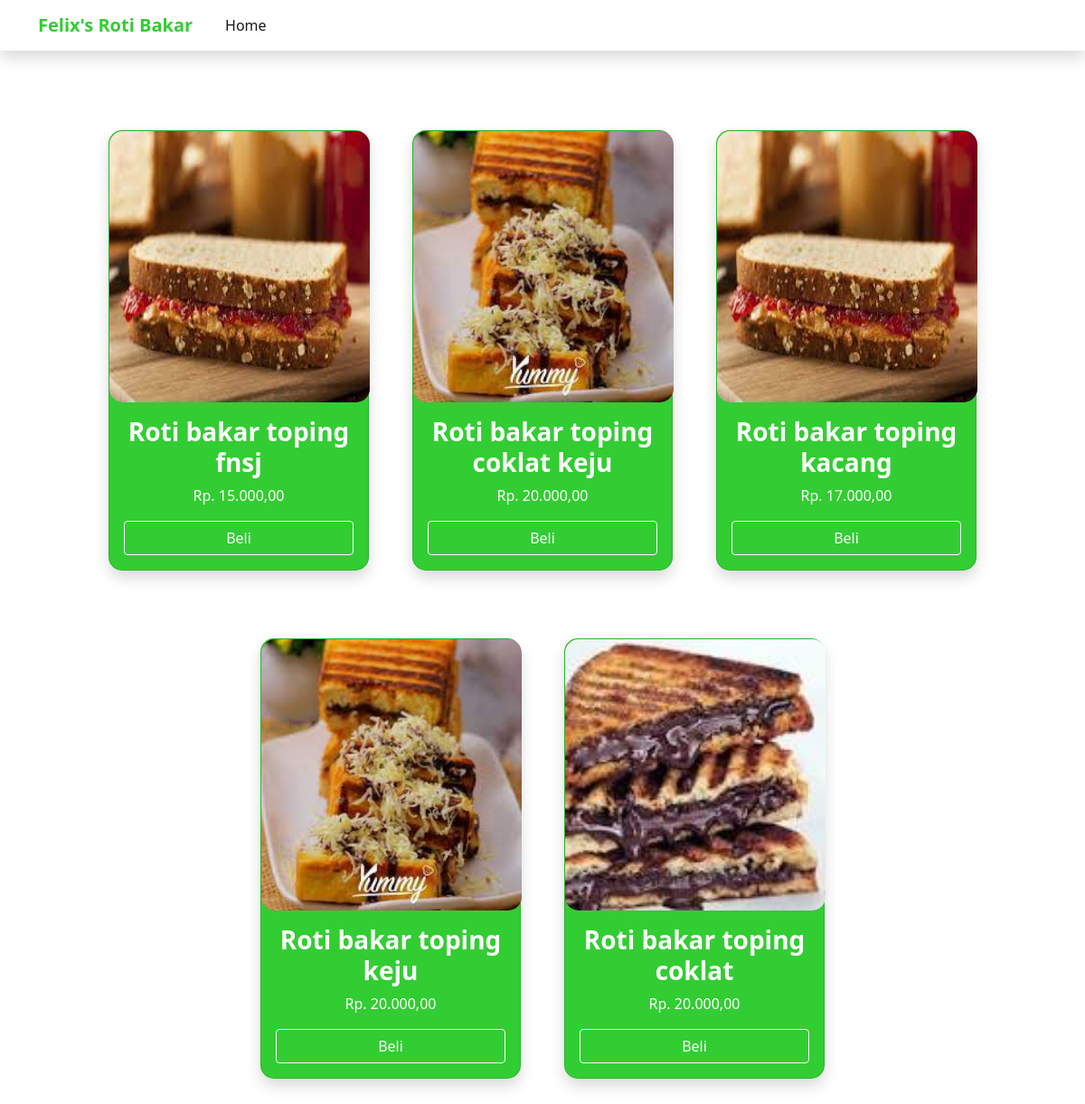
The page / on the database its author committed.
### tables this page shows
CREATE TABLE `menu` (
  `id_menu` int(11) NOT NULL,
  `nama` varchar(30) NOT NULL,
  `foto` varchar(100) NOT NULL,
  `deskripsi` text NOT NULL,
  `harga` varchar(11) NOT NULL
);

### conn.php (called while the page is built, shortened)
<?php
$conn = mysqli_connect("localhost","root", "", "felix")
        or die ('gagal terkoneksi ke database');
function query ($query) {
    global $conn;
    $result = mysqli_query($conn,$query);
    $rows = [];
    while ( $row = mysqli_fetch_assoc($result) ) {
        $rows[] = $row;
    }
    return $rows;
}
?>

### index.php (the view, shortened to what this page needs)
<?php
require 'conn.php';
$menu = query("SELECT * FROM menu ORDER BY id_menu DESC");
?>
<!DOCTYPE html>
<html lang="en">
<head>
    <link rel="stylesheet" href="css/bootstrap.css">
</head>
<body>
    <nav class="navbar navbar-expand-lg navbar-light bg-white fixed-top shadow">
        <div class="container ">
            <a class="navbar-brand " style="color: limegreen;" href="#"><b>Felix's Roti Bakar</b></a>
            <div class="container-fluid">
                <div class="collapse navbar-collapse" id="navbarSupportedContent">
                    <div class="collapse navbar-collapse" id="navbarSupportedContent">
                        <div class="navbar-nav text-center">
                            <li><a class="nav-link active" aria-current="page" href="index.php">Home</a></li>
                        </div>
                    </div>
                </div>
            </div>
        </div>
    </nav>
    <div class="container mt-5">
        <div class="pt-5 pb-3 justify-content-center">
            <div class=" d-flex flex-wrap justify-content-center ">
                <?php foreach($menu as $row) { ?>
                <div class=" box flex-row bg-highlight mb-3 px-4 justify-content-center">
                    <div class="item pb-4 my-5" style="height: 450px;">
                        <div class="text-center pt-0 mt-0 pb-4 mb-3" style="border-radius: 15px;">
                            <div class="card  text-white shadow pt-0 mt-0 h-auto mb-3"
                                style="width: 18rem; border-radius: 15px; background-color:limegreen;">
                                <img style="border-radius: 15px; height:300px; width: 18rem;"
                                    src="upload/img/<?php echo $row['foto'] ?>">
                                <div class="card-body">
                                    <h3><b><?php echo $row['nama'] ?></b></h3>
                                    <p>Rp. <?php echo number_format($row['harga'],2,',','.' )?></p>
                                    <a href="order.php?id=<?=$row['id_menu'] ?>">
                                        <button type="button" class="btn btn-outline-light w-100">Beli</button>
                                    </a>
                                </div>
                            </div>
                        </div>
                    </div>
                </div>
                <?php } ?>
            </div>
        </div>
    </div>
</body>
</html>

### rows shown on the page
menu: foto (picture), nama "Roti bakar toping fnsj", harga "15.000,00"
menu: foto (picture), nama "Roti bakar toping coklat keju", harga "20.000,00"
menu: foto (picture), nama "Roti bakar toping kacang", harga "17.000,00"
menu: foto (picture), nama "Roti bakar toping keju", harga "20.000,00"
menu: foto (picture), nama "Roti bakar toping coklat", harga "20.000,00"
